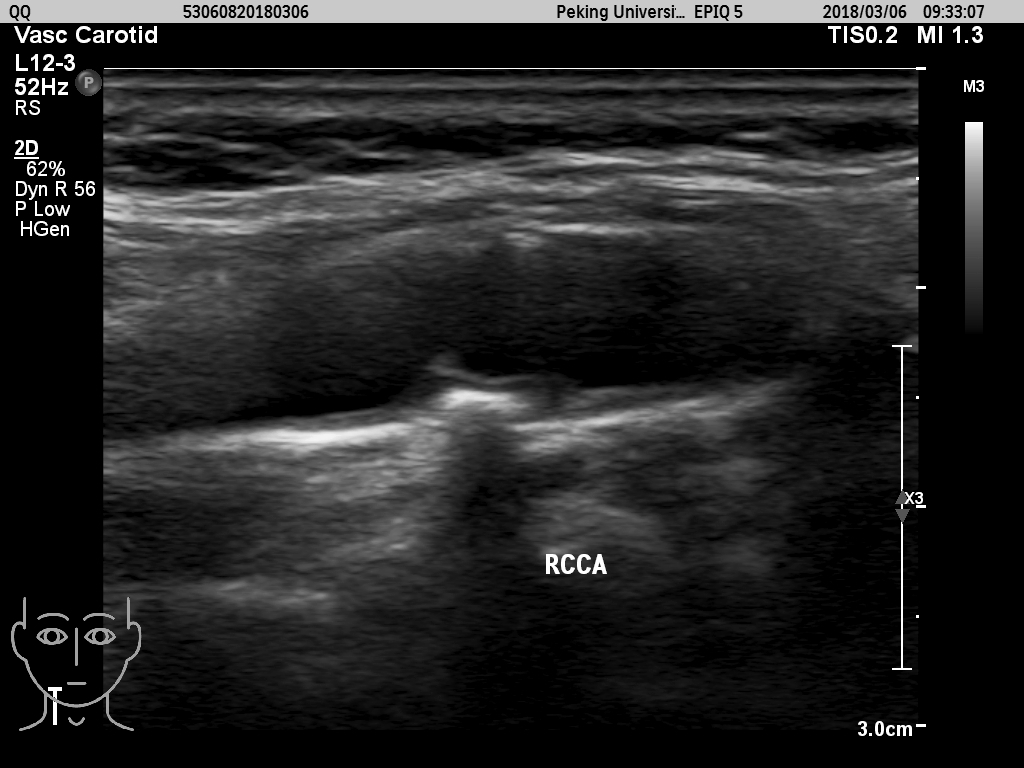
%> input picture 42.bmp, 1024 x 768 px
$ octave two_wall_v2.m   (GNU Octave 9; MATLAB toolbox functions it lacks are replaced by stand-ins)
%> lines starting %> are read from the running program, lines starting %| are printed output that depends on the picture; in (x1, y1, x2, y2) boxes, pixels count from 0 and x2, y2 are one past the last pixel; in counts of white or black regions, pixels touching at a corner belong together; the program's own positions count from 1
f1=imread('42.bmp');
f1=f1(70:730,206:818);
%> f1: size 661x613 uint8
w=fspecial('average',3);
fa=imfilter(f1,w,'replicate');
T=graythresh(fa);
%> T = 0.212
g=im2bw(fa,T);
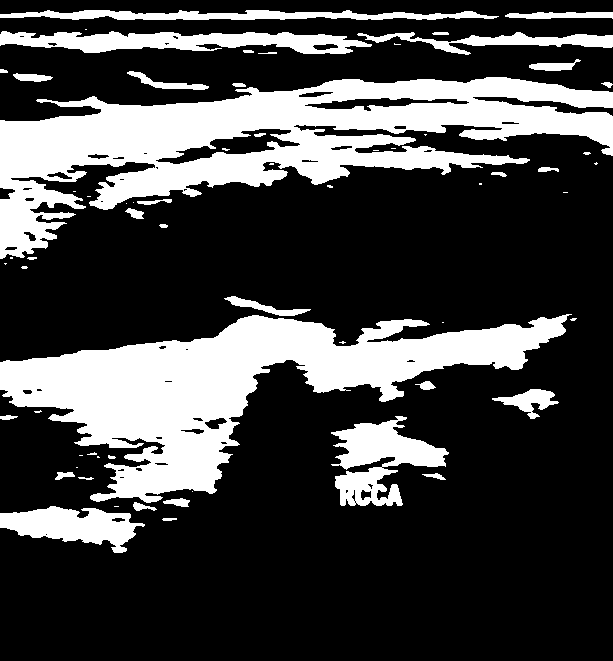
%> g: size 661x613 logical; 26.8% white; 64 white regions (29 under 20 px), largest, box (x1, y1, x2, y2) and area: (0, 77, 613, 259) 44647, (0, 314, 572, 503) 39895, (331, 416, 449, 506) 5178
g1=edge(g,'sobel','horizontal');
%> g1: size 661x613 logical; 4.9% white in thin lines or dots, all inside (x1, y1, x2, y2) = (0, 9, 613, 554)
g2=imdilate(g1,ones(3,3));
%> g2: size 661x613 logical; 12% white; 81 white regions (2 under 20 px), largest, box (x1, y1, x2, y2) and area: (0, 29, 613, 57) 6171, (10, 127, 301, 243) 5977, (0, 8, 500, 22) 4007
[L,num]=bwlabel(g2);
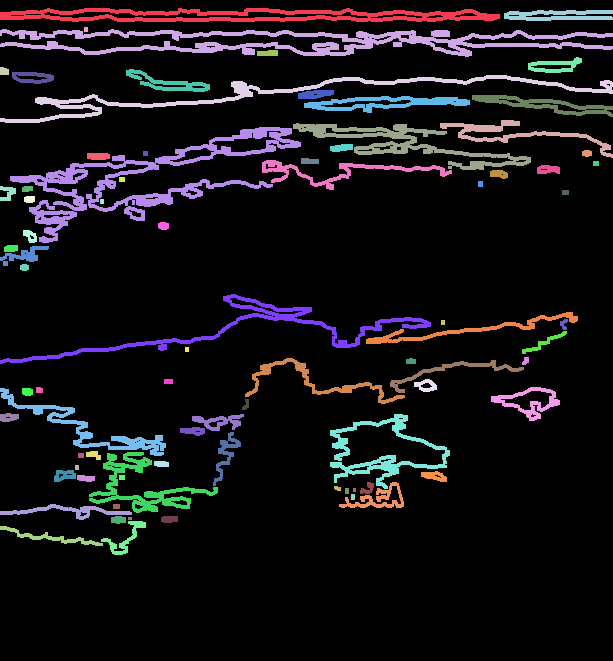
%> L: size 661x613 double; 82 distinct labels, from 0 to 81; one colour per label, 0 black
%> num = 81
len=zeros(num,1);
for i=1:num
    idx{i}=find(L==i);
    len(i)=length(idx{i});
end
%> this loop made 81 passes
%> after the loop, idx = 81 items; len = 81 values, max 6171 at index 2, min 12 at index 36, mean 601.4
[sl,id1]=sort(len,'descend');
%> sl = 81 values, max 6171 at index 1, min 12 at index 80, mean 601.4; id1 = 81 values, max 81 at index 70, min 1 at index 3, mean 41
len_av=mean(len);
%> len_av = 601.4
is_large=sl>=mean(len);
%> is_large = 81 logical values, 20 true
id1_large=id1.*is_large;
%> id1_large = 81 values, max 73 at index 16, min 0 at index 21, mean 9.48
g3=zeros(size(g2));
idx1=cell(sum(is_large),1);
%> idx1 = 20 items
for i=1:length(id1_large)
    if id1_large(i)>0
        g3(idx{id1(i)})=1;
        idx1{i}=idx{id1(i)};
    end
end
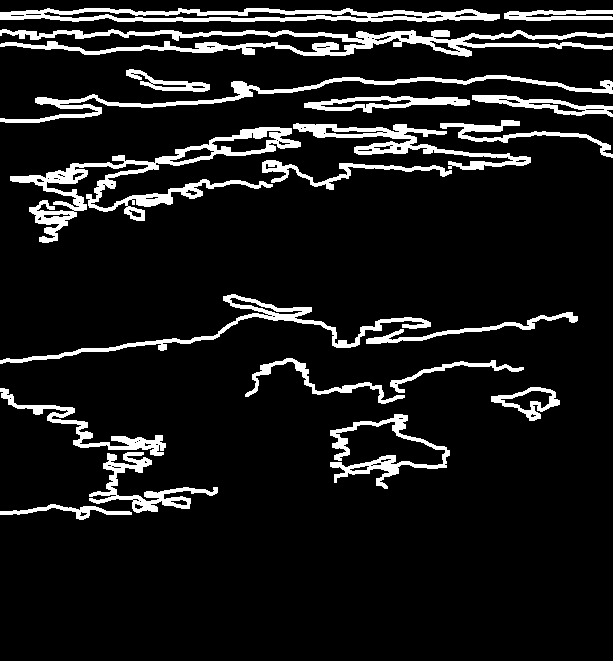
%> g3: size 661x613 double; values 0 (black) and 1 (white), 10.1% white; 20 white regions, largest, box (x1, y1, x2, y2) and area: (0, 29, 613, 57) 6171, (10, 127, 301, 243) 5977, (0, 8, 500, 22) 4007
idx2=cell(sum(is_large),1);
%> idx2 = 20 items
for i=1:sum(is_large)
    [I,J]=ind2sub(size(g2),idx1{i});
    idx2{i}=[I,J];
    if max(J)-min(J)<0.8*size(g2,2)
        idx2{i}=[];
    end
end
%> this loop made 20 passes
count=1;
for i=1:sum(is_large)
    if ~isequal(idx2{i},[])
        idx3{count}=sub2ind(size(g2),idx2{i}(:,1),idx2{i}(:,2));
        count=count+1;
    end
end
%> after the loop, idx3 = 3 items
g4=zeros(size(g3));
loc=zeros(length(idx3),1);
for i=1:length(idx3)
    g4(idx3{i})=1;
    [I,J]=ind2sub(size(g2),idx3{i});
    idx3{i}=[I,J];
    loc(i)=mean(I);
    idx3{i}=sub2ind(size(g2),idx3{i}(:,1),idx3{i}(:,2));
end
%> this loop made 3 passes
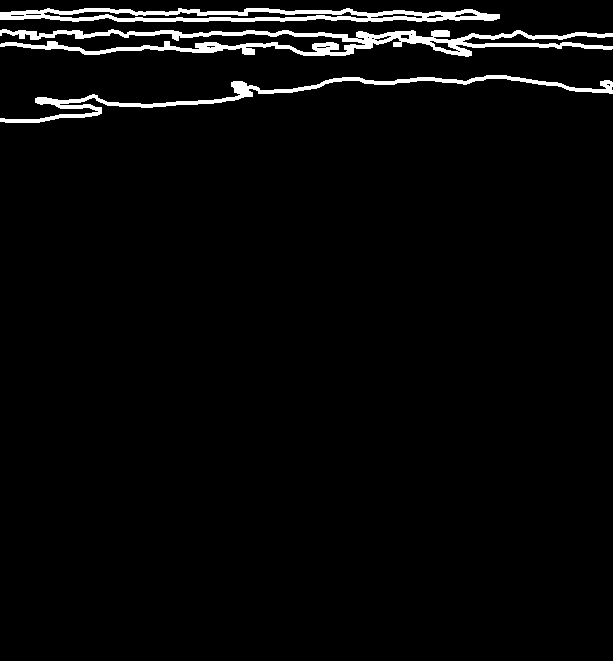
%> g4: size 661x613 double; values 0 (black) and 1 (white), 3.3% white; 3 white regions, box (x1, y1, x2, y2) and area: (0, 29, 613, 57) 6171, (0, 8, 500, 22) 4007, (0, 75, 613, 123) 3279
%> after the loop, loc = [42.1; 16.14; 95.19]
[sloc,id2]=sort(loc);
%> sloc = [16.14; 42.1; 95.19]; id2 = [2; 1; 3]
sloc_d=diff(sloc);
%> sloc_d = [25.96; 53.09]
[m,id3]=max(sloc_d);
%> m = 53.09; id3 = 2
g5=zeros(size(g4));
g5(idx3{id2(id3)})=1;
%> g5: size 661x613 double; values 0 (black) and 1 (white), 1.5% white; 1 white region, box (x1, y1, x2, y2) and area: (0, 29, 613, 57) 6171
g5(idx3{id2(id3+1)})=1;
%> g5: size 661x613 double; values 0 (black) and 1 (white), 2.3% white; 2 white regions, box (x1, y1, x2, y2) and area: (0, 29, 613, 57) 6171, (0, 75, 613, 123) 3279
g6=bwmorph(g5,'thin',inf);
%> g6: size 661x613 logical; 0.52% white in thin lines or dots, all inside (x1, y1, x2, y2) = (0, 31, 612, 122)
[L1,num1]=bwlabel(g6);
%> L1: size 661x613 double; 3 distinct labels, from 0 to 2
%> num1 = 2
[I1,J1]=find(L1==1);
%> I1 = 1360 values from 32 to 55; J1 = 1360 values from 1 to 611
[I2,J2]=find(L1==2);
%> I2 = 753 values from 78 to 122; J2 = 753 values from 2 to 612
m1=mean(I1);
%> m1 = 42.36
m2=mean(I2);
%> m2 = 95.73
g7=zeros(size(g6));
id4=sub2ind(size(g6),I1,J1);
%> id4 = 1360 values from 34 to 403259
g7(id4)=1;
%> g7: size 661x613 double; values 0 (black) and 1 (white), 0.34% white in thin lines or dots, all inside (x1, y1, x2, y2) = (0, 31, 611, 55)
g8=zeros(size(g7));
id5=sub2ind(size(g6),I2,J2);
%> id5 = 753 values from 782 to 403957
g8(id5)=1;
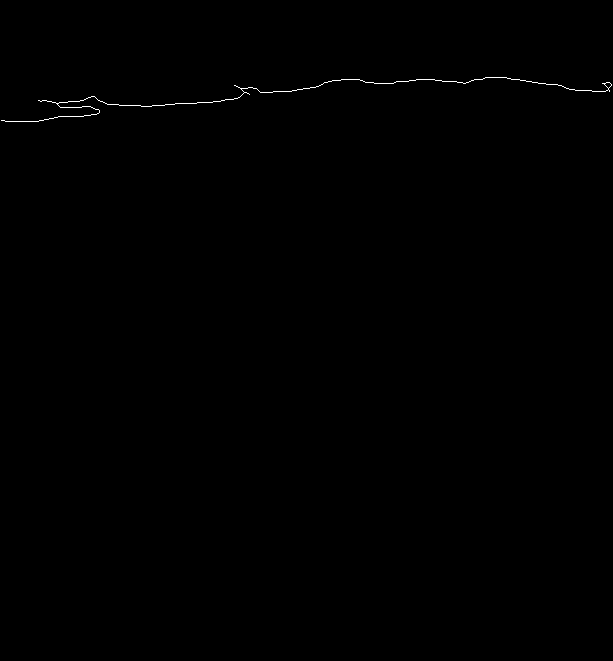
%> g8: size 661x613 double; values 0 (black) and 1 (white), 0.19% white in thin lines or dots, all inside (x1, y1, x2, y2) = (1, 77, 612, 122)
g9=zeros(size(g6));
g10=g9;
if m1<m2
    for i=1:size(g7,2)
        col_vec_1=g7(:,i);
        m_1=max(col_vec_1);
        if m_1==1
            id5=find(col_vec_1==1);
            g9(min(id5),i)=1;
        end
        col_vec_2=g8(:,i);
        m_2=max(col_vec_2);
        if m_2==1
            id6=find(col_vec_2==1);
            g10(max(id6),i)=1;
        end
    end
%> this loop made 613 passes
%> (id5, m_2, id6) on passes 2 to 9: ([33; 46], 1, 121), ([32; 46], 1, 121), ([32; 46], 1, 121), ([32; 45], 1, 121), ([32; 45], 1, 122), ([32; 45], 1, 122), ([33; 45], 1, 122), ([33; 45], 1, 122)
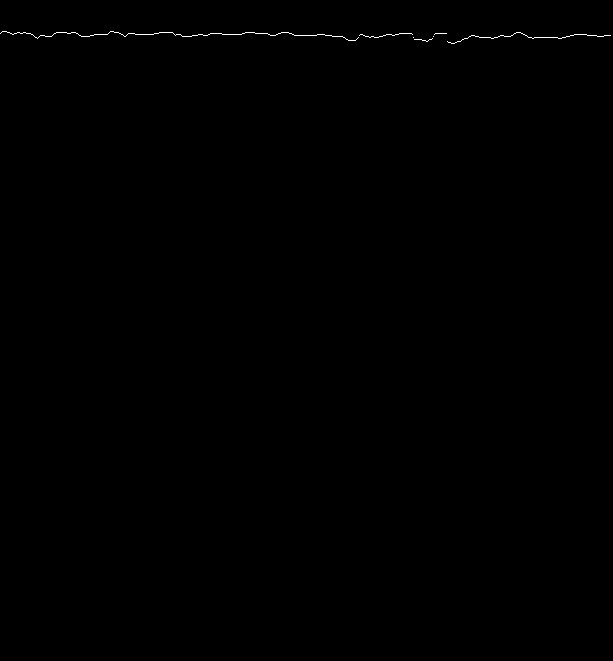
%> g9: size 661x613 double; values 0 (black) and 1 (white), 0.15% white in thin lines or dots, all inside (x1, y1, x2, y2) = (0, 31, 611, 44)
%> after the loop, id5 = [36; 49]; id6 = [85; 86]
else
    for i=1:size(g8,2)
        col_vec_1=g8(:,i);
        m_1=max(col_vec_1);
        if m_1==1
            id5=find(col_vec_1==1);
            g9(min(id5),i)=1;
        end
        col_vec_2=g7(:,i);
        m_2=max(col_vec_2);
        if m_2==1
            id6=find(col_vec_2==1);
            g10(max(id6),i)=1;
        end
    end
end
g11=g9 | g10;
f2=zeros(size(f1));
f3=f2;
f2=g9;
f3=g10;
[r1,c1]=find(f2==1);
%> r1 = 611 values from 32 to 44; c1 = 611 values from 1 to 611
[r2,c2]=find(f3==1);
%> r2 = 611 values from 78 to 122; c2 = 611 values from 2 to 612
imshow(f1);
hold on
plot(c1,r1,'r');
plot(c2,r2,'r');
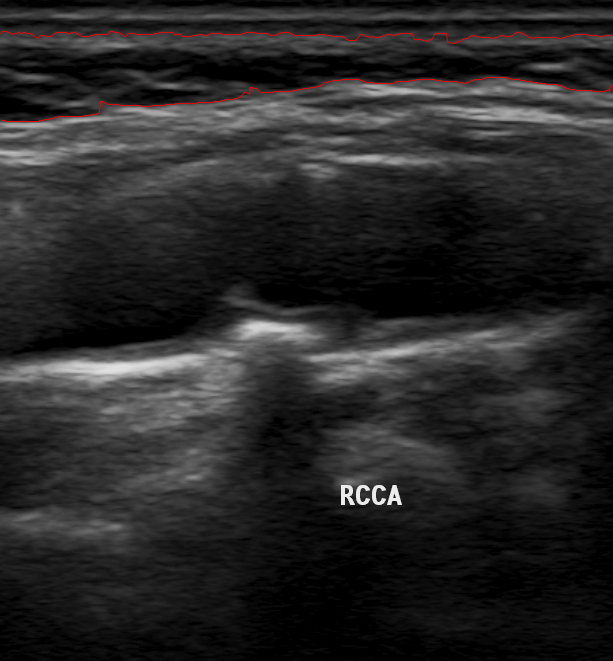
%> figure redrawn from the program's plot data

$ run again, with 10.bmp copied over 42.bmp
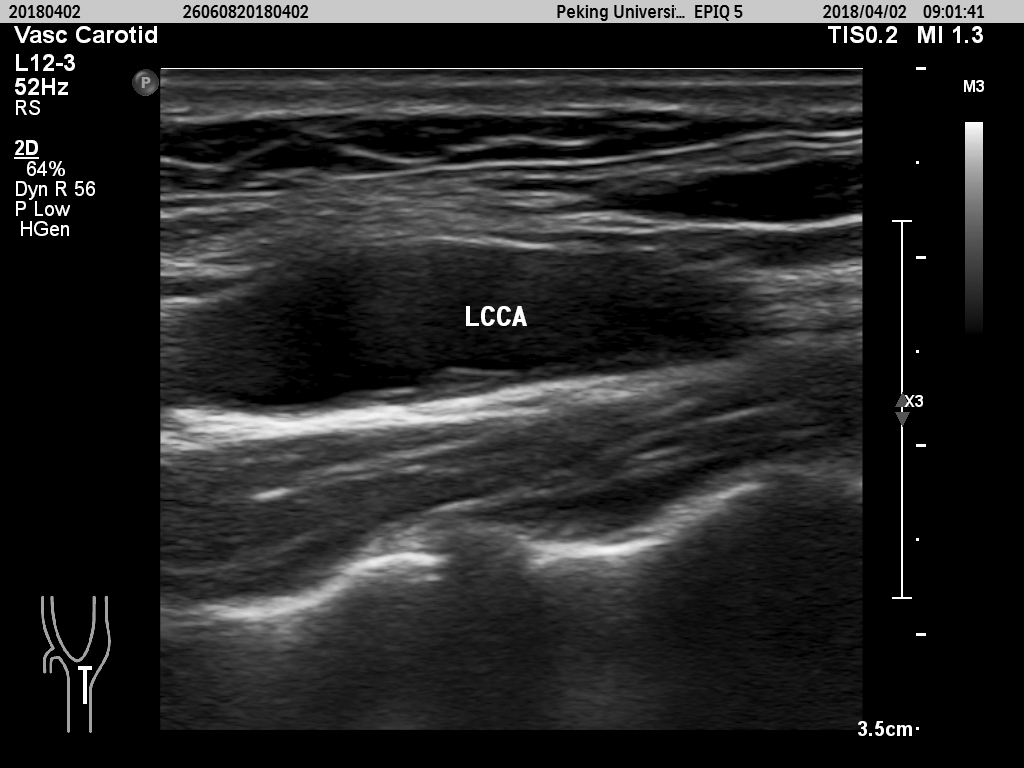
%> input picture 10.bmp, 1024 x 768 px
%> T = 0.271
%> g: size 661x613 logical; 19.4% white; 113 white regions (29 under 20 px), largest, box (x1, y1, x2, y2) and area: (0, 410, 563, 581) 22246, (0, 293, 530, 433) 20719, (93, 121, 613, 183) 10363
%> g1: size 661x613 logical; 5.9% white in thin lines or dots, all inside (x1, y1, x2, y2) = (0, 8, 613, 582)
%> g2: size 661x613 logical; 13.9% white; 92 white regions (5 under 20 px), largest, box (x1, y1, x2, y2) and area: (92, 71, 613, 185) 11352, (0, 291, 531, 435) 9114, (0, 27, 521, 51) 4364
%> L: size 661x613 double; 93 distinct labels, from 0 to 92
%> num = 92
%> the loop `for i=1:num` made 92 passes
%> after the loop `for i=1:num`: idx = 92 items; len = 92 values, max 11352 at index 32, min 10 at index 11, mean 614.3
%> sl = 92 values, max 11352 at index 1, min 10 at index 92, mean 614.3; id1 = 92 values, max 92 at index 91, min 1 at index 3, mean 46.5
%> len_av = 614.3
%> is_large = 92 logical values, 19 true
%> id1_large = 92 values, max 87 at index 15, min 0 at index 20, mean 8.68
%> idx1 = 19 items
%> the loop `for i=1:length(id1_large)` made 92 passes
%> after the loop `for i=1:length(id1_large)`:
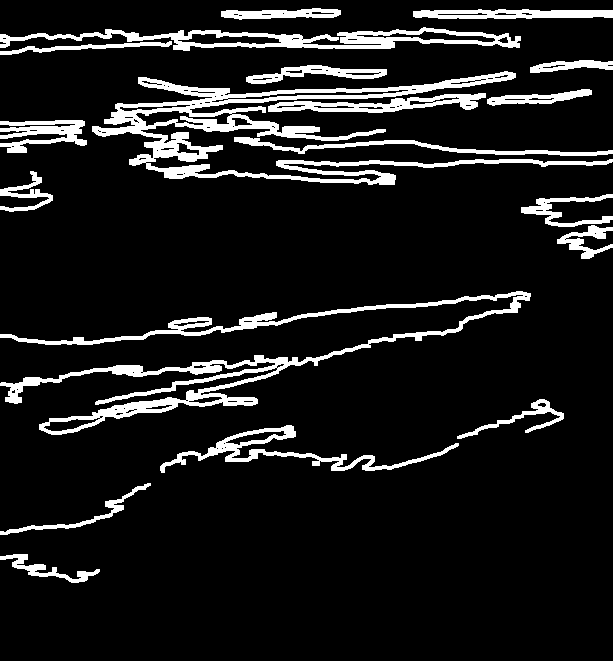
%> g3: size 661x613 double; values 0 (black) and 1 (white), 10.5% white; 19 white regions, largest, box (x1, y1, x2, y2) and area: (92, 71, 613, 185) 11352, (0, 291, 531, 435) 9114, (0, 27, 521, 51) 4364
%> the loop `for i=1:sum(is_large)` made 19 passes
%> after the loop `for i=1:sum(is_large)`: idx3 = 3 items
%> the loop `for i=1:length(idx3)` made 3 passes
%> after the loop `for i=1:length(idx3)`: loc = [130.4; 362.2; 39.69]
%> sloc = [39.69; 130.4; 362.2]; id2 = [3; 1; 2]
%> sloc_d = [90.68; 231.8]
%> m = 231.8; id3 = 2
%> g6: size 661x613 logical; 1.1% white in thin lines or dots, all inside (x1, y1, x2, y2) = (1, 73, 611, 434)
%> L1: size 661x613 double; 3 distinct labels, from 0 to 2
%> I1 = 1994 values from 294 to 434; J1 = 1994 values from 2 to 529
%> I2 = 2466 values from 74 to 184; J2 = 2466 values from 96 to 611
%> m1 = 361.6
%> m2 = 129.1
%> id4 = 1994 values from 998 to 349305
%> g7: size 661x613 double; values 0 (black) and 1 (white), 0.49% white in thin lines or dots, all inside (x1, y1, x2, y2) = (1, 293, 529, 434)
%> `id5=sub2ind(size(g6),I2,J2);`: id5 = 2466 values from 62926 to 403372
%> g8: size 661x613 double; values 0 (black) and 1 (white), 0.61% white in thin lines or dots, all inside (x1, y1, x2, y2) = (95, 73, 611, 184)
%> the loop `for i=1:size(g8,2)` made 613 passes
%> (m_2, id6) on passes 2 to 9: (1, [337; 385]), (1, [337; 385]), (1, [337; 385]), (1, [337; 385]), (1, [337; 385]), (1, [337; 386]), (1, [337; 386; 400]), (1, [337; 386; 400])
%> after the loop `for i=1:size(g8,2)`: id5 = 162; id6 = 297
%> r1 = 516 values from 74 to 166; c1 = 516 values from 96 to 611
%> r2 = 528 values from 297 to 434; c2 = 528 values from 2 to 529
%> `plot(c2,r2,'r');`:
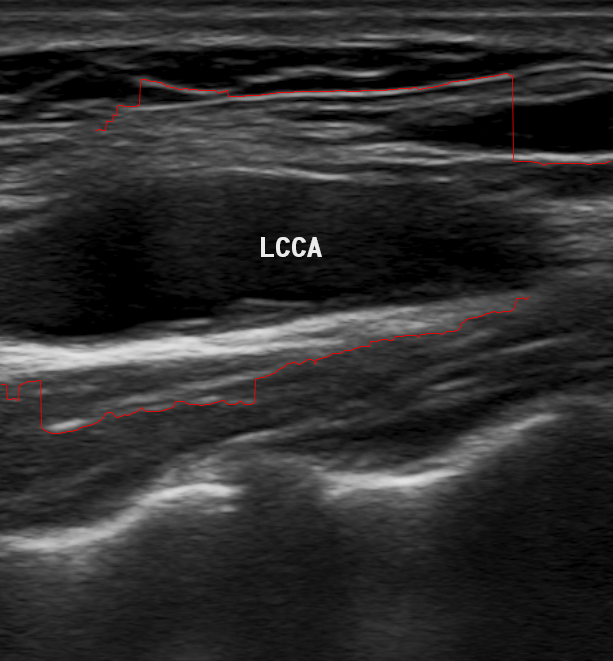
%> figure redrawn from the program's plot data
